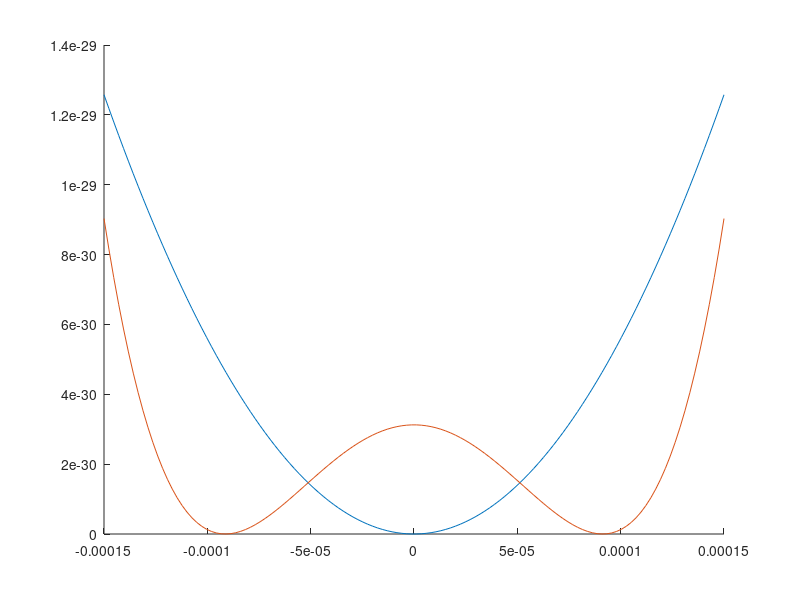

Write the MATLAB code that produced this figure. (Note: this script raises an error after producing the figure.)
clear all; close all; clc;

addpath([pwd '\Functions\'])


%% Simulation parameters

N           = 2^7;
M           = 2^7;

Nsteps      = 10*2*120;
stepOrder   = 2;

xmax_si     = 150*1e-6;
kmax_si     = 1*1e7;
tmax_si     = 10*12*1e-3;

%% Experimental units

m_si        = 87*1.6605402e-27;
hbar_si     = 1.054571726e-34;
kB_si       = 1.38065e-23;
as_si       = 5.2e-9;

Natoms      = 4000;
T_si        = 60*1e-9; 
omega_si    = 2*pi*14; % [s^-1]
omegaT_si   = 2*pi*1.6*1e3;

g1D_si      = 2*hbar_si*omegaT_si*as_si;
c_si        = g1D_si*m_si/hbar_si^2;


%% create arrays
x_array     = linspace(-xmax_si,xmax_si,M);
k_array_i   = linspace(-kmax_si,kmax_si,N);
% [k_array_i,kw]=legzo(N, -kmax_si, kmax_si);
t_array     = linspace(0, tmax_si, Nsteps+1);


%% Initialize state 
Vx_harm = @(t,x) 0.5*m_si*omega_si^2*x.^2;
a = 3e-21;
b = 9e-14;
Vx_dw   = @(t,x) -0.25* a *x.^2 + 0.5* b *x.^4 + 1/32 * a^2/b;

figure
hold on
plot(x_array, Vx_harm(0,x_array))
plot(x_array, Vx_dw(0,x_array))


dmudx   = @(t,x) -m_si*omega_si^2*x;


couplings = { @(t,x) 0              , @(t,x) c_si;
              []                    , []            ;
              @(t,x) dmudx(t,x)     , []            };


LLS         = LiebLinigerSolver_SI(omegaT_si, x_array, k_array_i, k_array_i(2)-k_array_i(1), couplings);

mu0_fit     = LLS.fitAtomnumber(T_si, Vx_dw, Natoms, 1e-31, true);
theta_init = LLS.calcThermalState(T_si);


couplings{1,1} = @(t,x) mu0_fit - Vx_harm(t,x);



%%

% [k_array,kw]=legzo(2*N, -4*kmax_si, 4*kmax_si);
% LLS         = LiebLinigerSolver_SI(omegaT_si, x_array, k_array, kw, couplings);
k_array   = linspace(-2*kmax_si,2*kmax_si,2*N);

theta_mat = squeeze(double(theta_init));
theta_mat2 = padarray(theta_mat, [N/2, 0]);


figure
subplot(1,2,1)
imagesc(theta_mat)

subplot(1,2,2)
imagesc(theta_mat2)


theta_init = GHDtensor( permute(theta_mat2 , [1 5 3 4 2]) );


%% Solve dynamics and calculate quantities
theta_t     = LLS.propagateTheta(theta_init, t_array);
n_t         = LLS.calcCharges(theta_t, 0, t_array);

%% Plot theta
figure

for i = 1:120
    index = 1 + 10*(i-1);
    
    subaxis(10,12,i,'SpacingHoriz',0.001,'SpacingVert',0.001) 
    imagesc( squeeze(double(theta_t{index})) )
    caxis([0 1])
    colormap(hot)
    set(gca,'xticklabel',[])
    set(gca,'yticklabel',[])
    set(gca,'YDir','normal')
    
end

%% Plot density carpet
figure
imagesc(x_array*1e6, t_array*1e3, n_t' * 1e-6)
xlabel('x [um]')
ylabel('t [ms]')
set(gca,'YDir','normal')

colormap(jet)
cb = colorbar;
ylabel(cb, 'atomic density [um\^(-1)]')
caxis([0 max(n_t(:)*1e-6)])

saveas(gcf,'DisplacedCradleDensityCarpet.png')

% %% Run movie 
% figure
% for i = 1:length(t_array)
%     theta = double(theta_t{i});
%     
%     ax1 = subplot(2,1,1);
%     imagesc(x_array*1e6,k_array*1e-6,squeeze(theta))
%     colormap(hot)
%     caxis([ 0 1])
%     ylabel('rapidity')
%     set(gca,'YDir','normal') 
% 
%     
%     ax2 = subplot(2,1,2);
%     area(x_array*1e6, n_t(:,i)*1e-6 )
%     xlim([ -xmax_si*1e6, xmax_si*1e6])
%     ylim([0 max( n_t(:)*1e-6 )])
%     xlabel('x [um]')
%     ylabel('atomic density [um\^(-1)]')
%     
%     samexaxis('xmt','on','ytac','join','yld',1,'YTickAntiClash')
% %     suptitle(['t = ' num2str(t_array(i))])
% 
% 
%     pause(0.01)
% end


